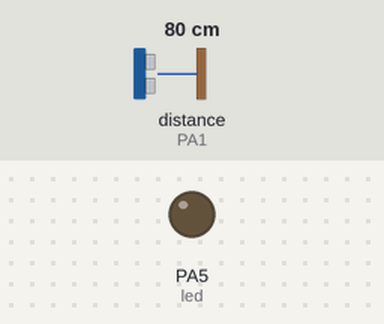
Bench run of a sketch on a simulated STM32 Blue Pill. On the bench: output pins drawn as LEDs (lit = HIGH). Wiring (inferred from the names in the program): ultrasonic range finder: trigger PA2; echo PA1. Inputs (shaded band) come from the test bench; at power-on: distance to the obstacle (sensor on PA1) 80 cm. The echo pulse lasts 58.3 µs per cm; pins used as bus, display or sensor lines are not drawn.

Above: at 1.2 s.
1.3 s: distance to the obstacle (sensor on PA1) set to 23 cm
2.8 s: distance to the obstacle (sensor on PA1) set to 19 cm
At 3.4 s:
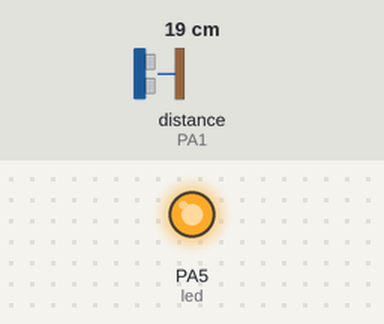
Timing chart, 0 to 45.3 s (numbered marks = the images above; inputs shaded):
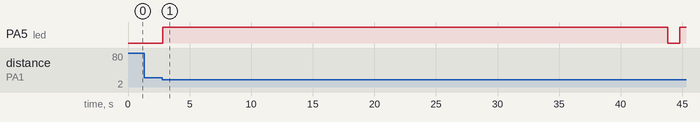

Measured:
- the behaviour switches between 21 and 20 cm on distance to the obstacle (sensor on PA1) (found by bisection; images 0 and 1)
- after the input at 1.3 s, every drawn part: stays the same
- after the input at 2.8 s, PA5 (led): LOW → HIGH at once, → LOW 41.0 s later, → HIGH 1.0 s later

The sketch:

luz_ultrasonido.ino
```cpp
const int TRIGG=PA2;
const int ECHO=PA1;
const int led = PA5;


void setup() {
  Serial.begin(9600);
  pinMode(TRIGG, OUTPUT);
  pinMode(ECHO, INPUT);
  pinMode(led, OUTPUT); // se define como salida

}
boolean t = false;
void loop() {

  int distancia;


  distancia = calculaDistancia();
  digitalWrite(led,0);

  if(distancia < 20 && t == false) {
    prenderlo();//se prende el led
    t = true;
    delay(10000);
  }
  if(distancia < 20 && t == true)
  {
    delay(30000);
    apagarlo();// se apaga el led
    t = false;
  }
}

int calculaDistancia() {
  int tiempo;
  int distancia;

  digitalWrite(TRIGG, 1);//prende
  delayMicroseconds(10);       //espera
  digitalWrite(TRIGG, 0);//apaga

  tiempo = pulseIn(ECHO,1);
  distancia = tiempo/59;

  return distancia;
}
void prenderlo(){
   digitalWrite(led, HIGH);
  delay (1001);
  }

void apagarlo(){
   digitalWrite(led, LOW );
  delay (1001);
  }
```
